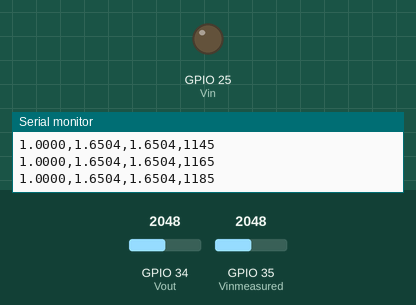
The sketch below on a simulated ESP32. Shown: output pins drawn as LEDs (lit = HIGH), the last lines printed to the serial monitor. The inputs (shaded band) are chosen by the test bench; at power-on: GPIO 34 (Vout) = 2048, GPIO 35 (Vinmeasured) = 2048 (analog values on the 0–4095 scale).

Above: at 1.2 s.
1.3 s: GPIO 34 (Vout) set to 1228
At 2.1 s:
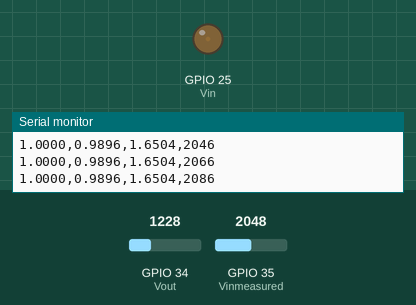
4.3 s: GPIO 34 (Vout) set to 491
At 4.76 s:
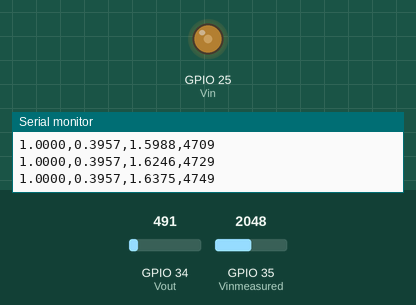
7.3 s: GPIO 34 (Vout) set to 4095
At 8.5 s:
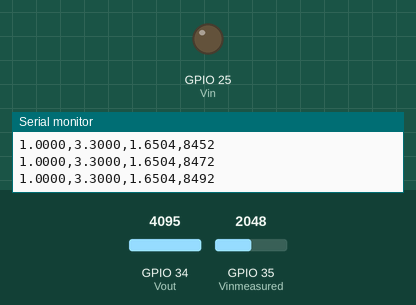
Timing chart, 0 to 10.3 s (numbered marks = the images above; inputs shaded):
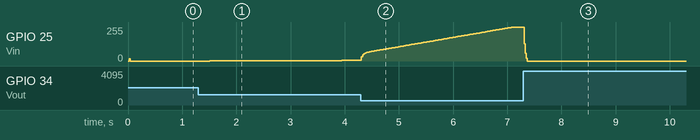

The sketch:

pid_closed_loop.ino
```cpp
const int Vin = 25;
const int Vout = 34;
const int Vinmeasured = 35;

//PID Parameters
double Kp = 1.2;
double Ki = 1.5;
double Kd = 0.0;

//Controller Setpoint
double target_voltage = 1; // Target voltage
double error;

double integral_sum = 0.0;
double last_error = 0.0;
unsigned long last_time = 0;
double sample_time_ms = 20; // 20ms sample time (50 Hz)
double sample_time_sec = sample_time_ms / 1000.0;

void setup() {
  Serial.begin(115200);
  Serial.println("PID Controller for an RLC Circuit");

  analogReadResolution(12); // Set resolution to 12 bits (0-4095)
  // Set attenuation to 11dB. This maps the ADC input range
  // to ~0-3.3V, which matches our DAC output.
  analogSetPinAttenuation(Vout, ADC_11db);


  Serial.println("ESP32 ready. Sending data to MATLAB...");
  Serial.println("Target_V,Output_V,Timestamp_ms"); // Header row
  last_time = millis(); //last sample time
}

void loop() {

  unsigned long current_time = millis();
  if (current_time - last_time < sample_time_ms) { // Wait sample time
    return;
  }
  double delta_time_sec = (current_time - last_time) / 1000.0;
  last_time = current_time;

  int adc_value = analogRead(Vout); //sensor inpu
  double currentunf_voltage = (adc_value / 4095.0) * 3.3; //convert ADC vlaue with 3.3 as max
  double alpha = 0.5;
  double current_voltage = alpha * currentunf_voltage + (1.0 - alpha) * current_voltage;
  error = target_voltage - current_voltage;

  int oadc_value = analogRead(Vinmeasured); //sensor inpu
  double ocurrentunf_voltage = (oadc_value / 4095.0) * 3.3; //convert ADC vlaue with 3.3 as max
  double oalpha = 0.5;
  double currentout_voltage = oalpha * ocurrentunf_voltage + (1.0 - oalpha) * currentout_voltage;

//PID >>>>

  // P
  double P_term = Kp * error;

  // Integral

  integral_sum = integral_sum + (Ki * error * delta_time_sec);

  // Anti-Windup with max limit 3.3V
  integral_sum = constrain(integral_sum, 0.0, 3.3);
  double I_term = integral_sum;

  // D
  double error_derivative = (error - last_error) / delta_time_sec;
  double D_term = Kd * error_derivative;

  //Output
  double pid_output = P_term + I_term + D_term;

  //Output Limit
  pid_output = constrain(pid_output, 0.0, 3.3);

  //Convert to DAC and push output
  int dac_value = (pid_output / 3.3) * 255;
  dacWrite(Vin, dac_value);

  //record last error for Kp
  last_error = error;

  //Print for MATLAB >>>
  //if(current_time<2000){
    // Format: "Target_V,Output_V,Timestamp_ms"
  Serial.print(target_voltage, 4); // Print with 4 decimal places
  Serial.print(",");
  Serial.print(current_voltage, 4);
  Serial.print(",");
  Serial.print(currentout_voltage, 4);
  Serial.print(",");
  Serial.println(current_time);
 // }


}
```

Measured:
- after the input at 1.3 s, GPIO 25 (Vin): 0/255 → 1/255 after 0.21 s, → 2/255 0.78 s later, → 3/255 0.84 s later, → 4/255 0.82 s later
- after the input at 7.3 s, GPIO 25 (Vin): 255/255 → 0/255 at once
